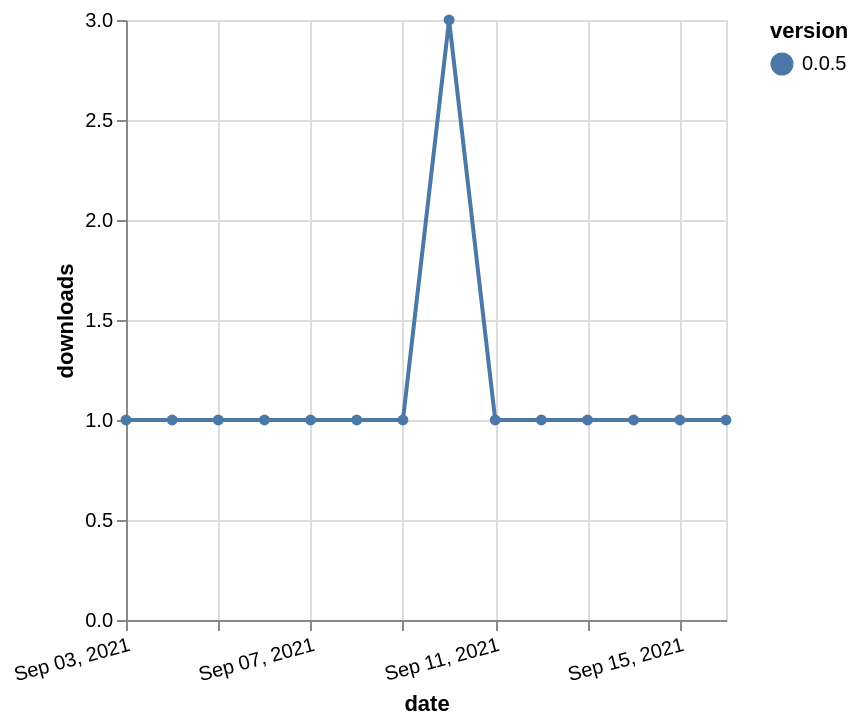

Write a Vega-Lite specification for this figure.
### Vega-Lite specification from a JSON file in a GitHub repository (floating-point values rounded to 4 significant figures)
{"$schema": "https://vega.github.io/schema/vega-lite/v5.json", "description": "A simple bar chart with embedded data.", "data": {"values": [{"date": "2021-09-03", "total": 139, "delta": 1, "version": "0.0.5"}, {"date": "2021-09-04", "total": 140, "delta": 1, "version": "0.0.5"}, {"date": "2021-09-05", "total": 141, "delta": 1, "version": "0.0.5"}, {"date": "2021-09-06", "total": 142, "delta": 1, "version": "0.0.5"}, {"date": "2021-09-07", "total": 143, "delta": 1, "version": "0.0.5"}, {"date": "2021-09-08", "total": 144, "delta": 1, "version": "0.0.5"}, {"date": "2021-09-09", "total": 145, "delta": 1, "version": "0.0.5"}, {"date": "2021-09-10", "total": 148, "delta": 3, "version": "0.0.5"}, {"date": "2021-09-11", "total": 149, "delta": 1, "version": "0.0.5"}, {"date": "2021-09-12", "total": 150, "delta": 1, "version": "0.0.5"}, {"date": "2021-09-13", "total": 151, "delta": 1, "version": "0.0.5"}, {"date": "2021-09-14", "total": 152, "delta": 1, "version": "0.0.5"}, {"date": "2021-09-15", "total": 153, "delta": 1, "version": "0.0.5"}, {"date": "2021-09-16", "total": 154, "delta": 1, "version": "0.0.5"}]}, "width": "container", "mark": {"type": "line", "point": {"filled": true}}, "encoding": {"x": {"field": "date", "type": "temporal", "timeUnit": "yearmonthdate", "title": "date", "axis": {"labelAngle": -15}}, "y": {"field": "delta", "type": "quantitative", "title": "downloads"}, "color": {"field": "version", "type": "nominal"}, "tooltip": {"field": "delta"}}}
